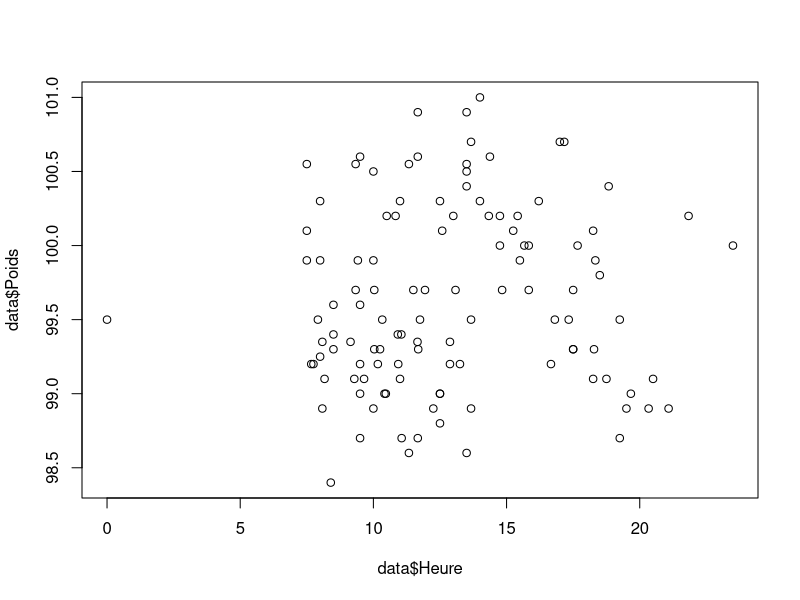
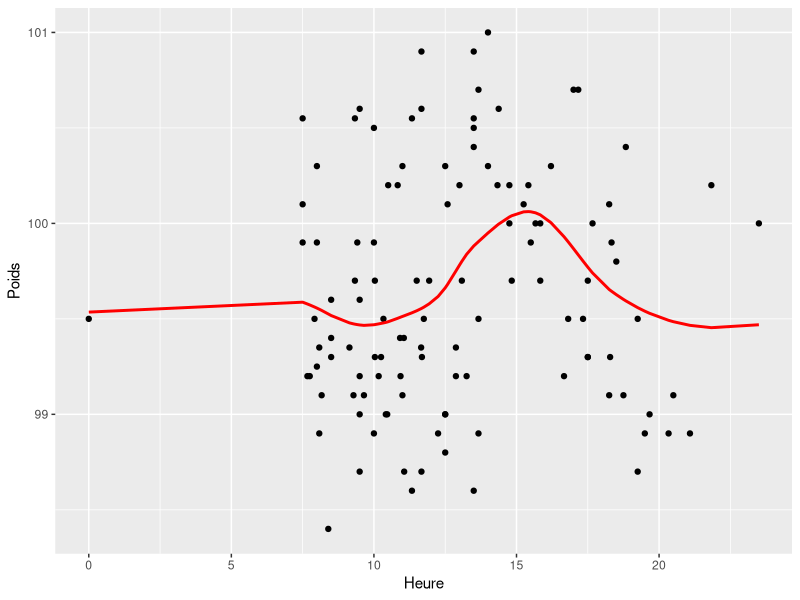

The R source for these figures, in order:
## ---- chunk 1
library(readxl)
data <- read_excel("poids.xlsx")
## ---- chunk 2
head(data)
## ---- chunk 3
data <- as.data.frame(data)
## ---- chunk 4
data$Jour <- as.Date(data$Jour, format = "%d/%m/%y")
## ---- chunk 5
head(data)
## ---- chunk 6
View(data)
## ---- chunk 7
# Imputation des valeurs manquantes par la médiane journalière
library(dplyr)
data <- data %>%
  group_by(Jour) %>%
  mutate(Poids = ifelse(is.na(Poids), median(Poids, na.rm = TRUE), Poids))

## ---- chunk 8
any(is.na(data$Poids)) # Vérifie si des valeurs manquantes existent dans Poids
## ---- chunk 9
is.numeric(data$Poids)
## ---- chunk 10
is.numeric(data$Heure) # ce ne sont pas des données numériques
any(is.na(data$Heure)) # il y a des na
## ---- chunk 11
library(hms)
data$Heure <- as_hms(strptime(gsub("h", ":", data$Heure), format = "%H:%M"))

## ---- chunk 12
mode(data$Heure)
## ---- chunk 13
# convertissons les heures en format décimal
data$Heure <- ifelse(is.na(data$Heure), NA, as.numeric(format(strptime(data$Heure, "%H:%M"), "%H")) +
                           as.numeric(format(strptime(data$Heure, "%H:%M"), "%M")) / 60)

## ---- chunk 14
# imputons les heures manquantes
# l'idée ici est de trouver le mean des heures les plus proches : c'est la métode d'interpolation
# Installer le package "zoo" si nécessaire
library(zoo)

# Fonction pour interpoler les NA par la moyenne des voisins
data$Heure <- zoo::na.approx(data$Heure, na.rm = FALSE)

## ---- chunk 15
plot(x=data$Heure, y=data$Poids)
## ---- chunk 16
res_loess <- loess(Poids~Heure,data=data,span = 0.7)
## ---- chunk 17
## ajoutons une colonne des valeurs ajustées dans le dataframe
data$y <- res_loess$fitted
## ---- chunk 18
## representation graphique
library(ggplot2)
ggplot(data,aes(x=Heure,y=Poids)) +
geom_point() +
geom_line(aes(y=y),col="red",size=1)

